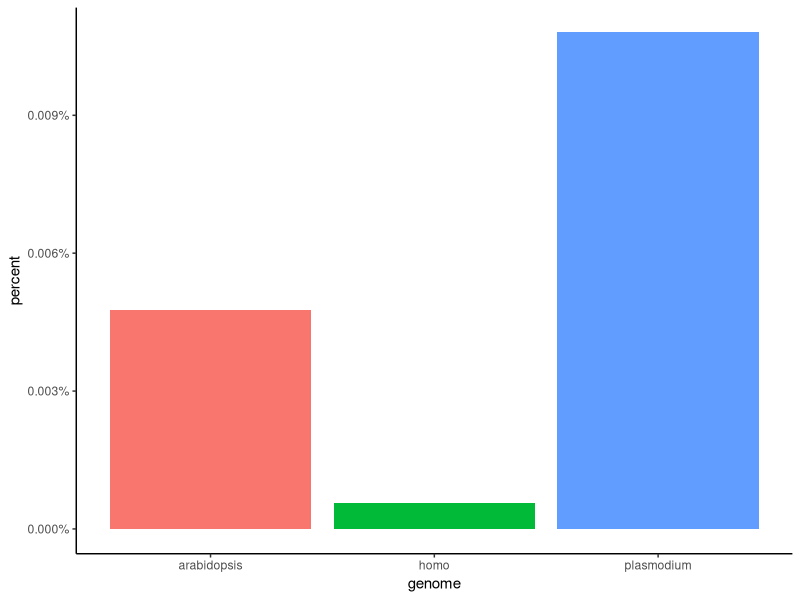

This figure's R source:
################################################################################
### Script for testing/plotting eukaryotic false positives in SingleM
###
################################################################################

library(tidyverse)
library(scales)

arabidopsis_pipe <- read_delim("3_Outputs/Arabidopsis_singleM_inserts.csv")
plasmodium_pipe <- read_delim("3_Outputs/Plasmodium_singleM.csv")
homo_pipe <- read_delim("3_Outputs/Human_singleM.csv")

arabidopsis_condense <- read_delim("3_Outputs/Arabidopsis_singleM_inserts_condense.csv")
plasmodium_condense <- read_delim("3_Outputs/Plasmodium_singleM_condense.csv")
homo_condense <- read_delim("3_Outputs/Human_singleM_condense.csv")

arabidopsis_n_hits <- nrow(arabidopsis_pipe)
plasmodium_n_hits <- nrow(plasmodium_pipe)
homo_n_hits <- nrow(homo_pipe)

#Euk genome size information
arabidopsis_genome_size_mb <- 119.669
plasmodium_genome_size_mb <- 23.3328
homo_genome_size_mb <- 3298.43

arabidopsis_mb_total <- arabidopsis_genome_size_mb * 5
plasmodium_mb_total <- plasmodium_genome_size_mb * 5
homo_mb_total <- homo_genome_size_mb * 2

arabidopsis_n_sim_reads <- 1994473 * 2
plasmodium_n_sim_reads <- 388773 * 2
homo_n_sim_reads <- 21813601 * 2

n_hits_df <- tibble(arabidopsis_n_hits, plasmodium_n_hits, homo_n_hits) %>%
  pivot_longer(., everything(), names_to = "genome", values_to = "n_hits", names_pattern = "(.*)_n_hits") 

n_reads_df <- tibble(arabidopsis_n_sim_reads, plasmodium_n_sim_reads, homo_n_sim_reads) %>%
  pivot_longer(., everything(), names_to = "genome", values_to = "n_reads", names_pattern = "(.*)_n_sim_reads")

false_positives <- n_hits_df %>%
  left_join(., n_reads_df, by = ("genome"))

false_positives <- false_positives %>%
  mutate(percent = n_hits / n_reads)

#Plotto
false_positives %>%
  ggplot(aes(x = genome, y = percent, fill = genome)) +
  geom_bar(stat = "identity") +
  scale_y_continuous(labels = percent) +
  theme_classic() +
  theme(
    legend.position = "none"
  )
